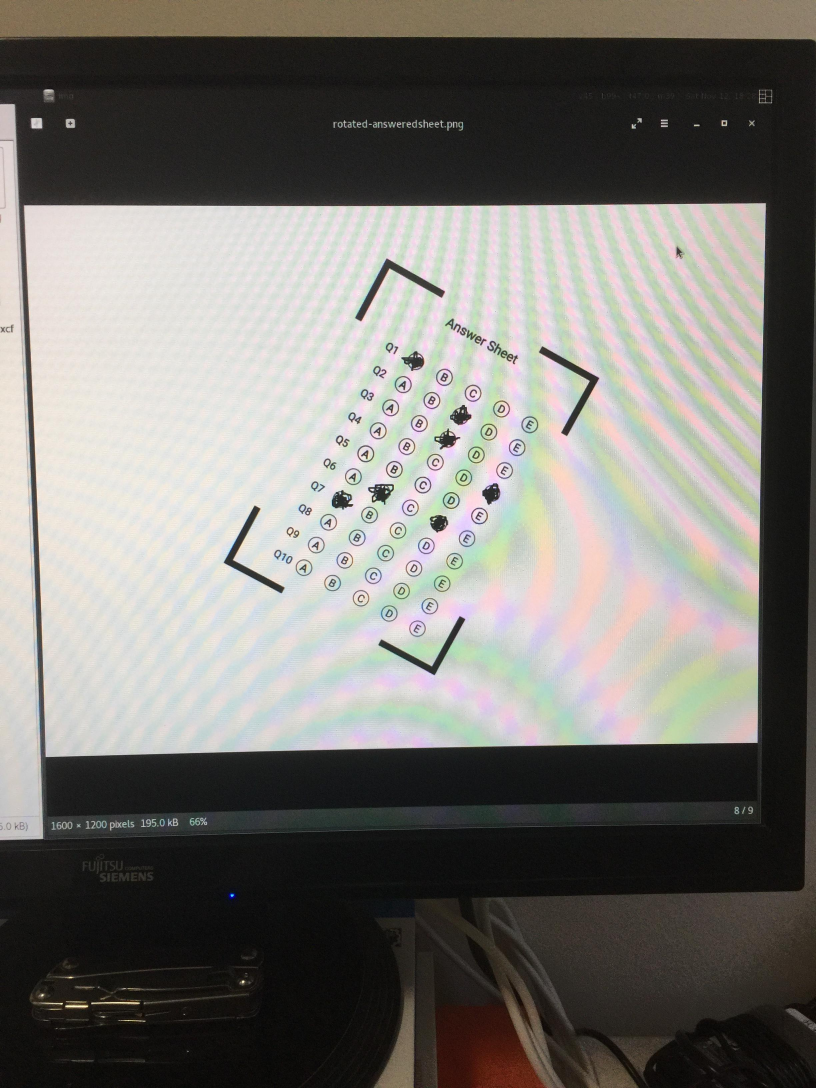
#> input picture grader/img/answered-sheet-photo.jpg, 2448 x 3264 px (shown at 1/3 size)
$ python omr.py --input img/answered-sheet-photo.jpg   (older library calls are emulated)
#> lines starting #> are read from the running program, lines starting #| are printed output that depends on the picture; after the words box and inside, x2 and y2 are one past the last pixel; in counts of white or black regions, pixels touching at a corner belong together
import argparse
import math
import numpy as np
import sys
import cv2


CORNER_FEATS = (
    0.322965313273202,
    0.19188334690998524,
    1.1514327482234812,
    0.998754685666376,
)

TRANSF_SIZE = 512


def normalize(im):
    return cv2.normalize(im, np.zeros(im.shape), 0, 255, norm_type=cv2.NORM_MINMAX)

def get_approx_contour(contour, tol=.01):
    """Get rid of 'useless' points in the contour"""
    epsilon = tol * cv2.arcLength(contour, True)
    return cv2.approxPolyDP(contour, epsilon, True)

def get_contours(image_gray):
    im2, contours, hierarchy = cv2.findContours(
        image_gray, cv2.RETR_TREE, cv2.CHAIN_APPROX_SIMPLE)

    return map(get_approx_contour, contours)

def get_corners(contours):
    return sorted(
        contours,
        key=lambda c: features_distance(CORNER_FEATS, get_features(c)))[:4]

def get_bounding_rect(contour):
    rect = cv2.minAreaRect(contour)
    box = cv2.boxPoints(rect)
    return np.int0(box)

def get_convex_hull(contour):
    return cv2.convexHull(contour)

def get_contour_area_by_hull_area(contour):
    return (cv2.contourArea(contour) /
            cv2.contourArea(get_convex_hull(contour)))

def get_contour_area_by_bounding_box_area(contour):
    return (cv2.contourArea(contour) /
            cv2.contourArea(get_bounding_rect(contour)))

def get_contour_perim_by_hull_perim(contour):
    return (cv2.arcLength(contour, True) /
            cv2.arcLength(get_convex_hull(contour), True))

def get_contour_perim_by_bounding_box_perim(contour):
    return (cv2.arcLength(contour, True) /
            cv2.arcLength(get_bounding_rect(contour), True))

def get_features(contour):
    try:
        return (
            get_contour_area_by_hull_area(contour),
            get_contour_area_by_bounding_box_area(contour),
            get_contour_perim_by_hull_perim(contour),
            get_contour_perim_by_bounding_box_perim(contour),
        )
    except ZeroDivisionError:
        return 4*[np.inf]

def features_distance(f1, f2):
    return np.linalg.norm(np.array(f1) - np.array(f2))

# Default mutable arguments should be harmless here
def draw_point(point, img, radius=5, color=(0, 0, 255)):
    cv2.circle(img, tuple(point), radius, color, -1)

def get_centroid(contour):
    m = cv2.moments(contour)
    x = int(m["m10"] / m["m00"])
    y = int(m["m01"] / m["m00"])
    return (x, y)

def order_points(points):
    """Order points counter-clockwise-ly."""
    origin = np.mean(points, axis=0)

    def positive_angle(p):
        x, y = p - origin
        ang = np.arctan2(y, x)
        return 2 * np.pi + ang if ang < 0 else ang

    return sorted(points, key=positive_angle)

def get_outmost_points(contours):
    all_points = np.concatenate(contours)
    return get_bounding_rect(all_points)

def perspective_transform(img, points):
    """Transform img so that points are the new corners"""

    source = np.array(
        points,
        dtype="float32")

    dest = np.array([
        [TRANSF_SIZE, TRANSF_SIZE],
        [0, TRANSF_SIZE],
        [0, 0],
        [TRANSF_SIZE, 0]],
        dtype="float32")

    img_dest = img.copy()
    transf = cv2.getPerspectiveTransform(source, dest)
    warped = cv2.warpPerspective(img, transf, (TRANSF_SIZE, TRANSF_SIZE))
    return warped

def sheet_coord_to_transf_coord(x, y):
    return map(lambda n: int(np.round(n)), (
        TRANSF_SIZE * x/744.055,
        TRANSF_SIZE * (1 - y/1052.362)
    ))

def get_question_patch(transf, q_number):
    # Top left
    tl = sheet_coord_to_transf_coord(
        200,
        850 - 80 * (q_number - 1)
    )

    # Bottom right
    br = sheet_coord_to_transf_coord(
        650,
        800 - 80 * (q_number - 1)
    )
    return transf[tl[1]:br[1], tl[0]:br[0]]

def get_question_patches(transf):
    for i in range(1, 11):
        yield get_question_patch(transf, i)

def get_alternative_patches(question_patch):
    for i in range(5):
        x0, _ = sheet_coord_to_transf_coord(100 * i, 0)
        x1, _ = sheet_coord_to_transf_coord(50 + 100 * i, 0)
        yield question_patch[:, x0:x1]

def draw_marked_alternative(question_patch, index):
    cx, cy = sheet_coord_to_transf_coord(
        50 * (2 * index + .5),
        50/2)
    draw_point((cx, TRANSF_SIZE - cy), question_patch, radius=5, color=(255, 0, 0))

def get_marked_alternative(alternative_patches):
    means = map(np.mean, alternative_patches)
    sorted_means = sorted(means)

    # Simple heuristic
    if sorted_means[0]/sorted_means[1] > .7:
        return None

    return np.argmin(means)

def get_letter(alt_index):
    return ["A", "B", "C", "D", "E"][alt_index] if alt_index is not None else "N/A"

def get_answers(source_file):
    """Run the full pipeline:

        - Load image
        - Convert to grayscale
        - Filter out high frequencies with a Gaussian kernel
        - Apply threshold
        - Find contours
        - Find corners among all contours
        - Find 'outmost' points of all corners
        - Apply perpsective transform to get a bird's eye view
        - Scan each line for the marked answer
    """
#> called with source_file = 'img/answered-sheet-photo.jpg'

    im_orig = cv2.imread(source_file)
#> im_orig is the input picture: shape (3264, 2448, 3); mean B, G, R 114.4, 119.2, 121.4

    blurred = cv2.GaussianBlur(im_orig, (11, 11), 10)

    im = normalize(cv2.cvtColor(blurred, cv2.COLOR_BGR2GRAY))
#> in normalize, `return cv2.normalize(im, np.zeros(im.shape), 0, 255, norm_type=cv2.NOR..`:
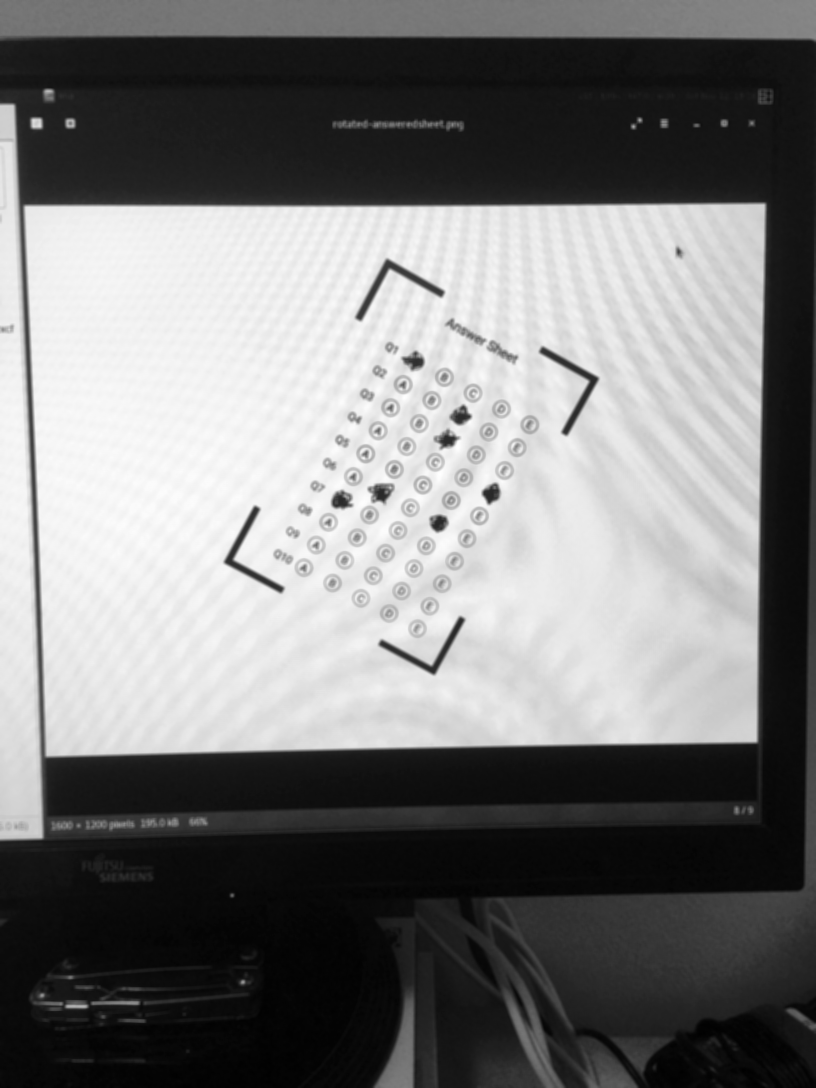
#> returned value: shape (3264, 2448) (shown at 1/3 size); min 0, max 255, mean 122.4

    ret, im = cv2.threshold(im, 127, 255, cv2.THRESH_BINARY)
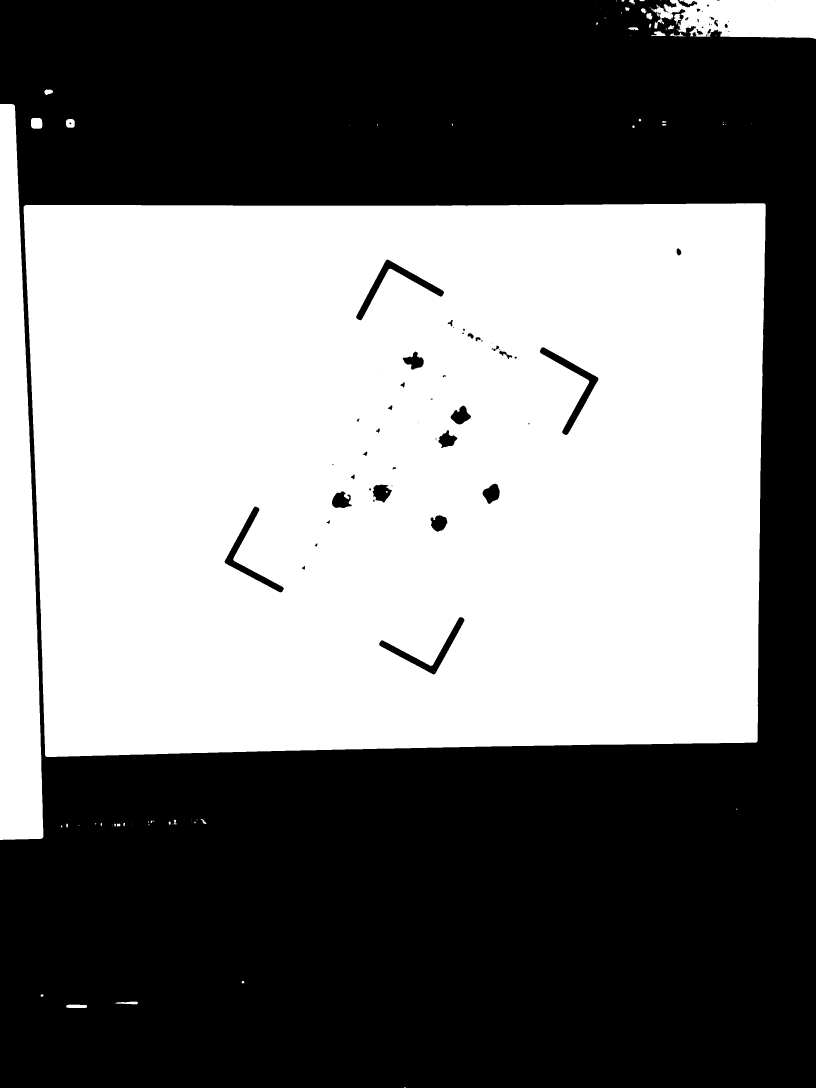
#> im: shape (3264, 2448) (shown at 1/3 size); 47.1% white; 85 white regions (46 under 20 px)

    contours = get_contours(im)
#> in get_contours, `im2, contours, hierarchy = cv2.findContours( image_gray, cv2.RETR_TREE..`: contours = 164 contours, 82 with area under 20; largest, box (x1, y1, x2, y2) and area: (71, 610, 2297, 2271) 3549812, (0, 312, 130, 2520) 198211, (1952, 0, 2448, 117) 44878, (1619, 1041, 1796, 1306) 7754, (1068, 778, 1333, 962) 7692
    corners = get_corners(contours)
#> corners = 4 contours; box (x1, y1, x2, y2) and area: (1068, 778, 1333, 958) 7127, (1622, 1041, 1796, 1306) 7098, (673, 1519, 849, 1778) 6692, (1137, 1856, 1394, 2024) 6514

    cv2.drawContours(im_orig, corners, -1, (0, 255, 0), 3)

    outmost = order_points(get_outmost_points(corners))
#> in get_outmost_points, `all_points = np.concatenate(contours)`: all_points = contour of 24 points, box (x1, y1, x2, y2) (673, 778, 1796, 2024), area 98452
#> in order_points, `origin = np.mean(points, axis=0)`: origin = [1237, 1404]
#> in positive_angle, `x, y = p - origin`: x = 77; y = 626
#> in positive_angle, `ang = np.arctan2(y, x)`: ang = 1.45
#> outmost = [[1314, 2030], [673, 1686], [1160, 778], [1801, 1122]]

    transf = perspective_transform(im_orig, outmost)
#> in perspective_transform, `source = np.array( points, dtype="float32")`: source has the same summary as outmost in get_answers
#> in perspective_transform, `transf = cv2.getPerspectiveTransform(source, dest)`: transf = [[0.62, 0.333, -978.3], [-0.235, 0.438, -68.07], [-1.58e-20, -2.53e-19, 1]]
#> in perspective_transform, `warped = cv2.warpPerspective(img, transf, (TRANSF_SIZE, TRANSF_SIZE))`:
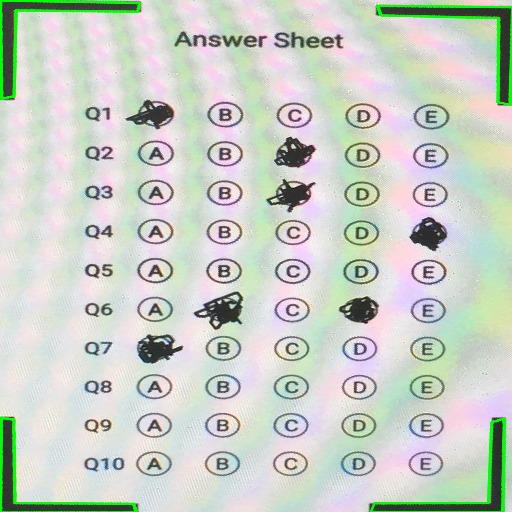
#> warped: shape (512, 512, 3); mean B, G, R 198.2, 207.8, 201.1

    answers = []
    for i, q_patch in enumerate(get_question_patches(transf)):
        alt_index = get_marked_alternative(get_alternative_patches(q_patch))

        if alt_index is not None:
            draw_marked_alternative(q_patch, alt_index)

        answers.append(get_letter(alt_index))
#> this loop made 0 passes
#> after the loop, answers = []

    #cv2.imshow('orig', im_orig)
    #cv2.imshow('blurred', blurred)
    #cv2.imshow('bw', im)

    return answers, transf

def main():
    parser = argparse.ArgumentParser()

    parser.add_argument(
        "--input",
        help="Input image filename",
        required=True,
        type=str)

    parser.add_argument(
        "--output",
        help="Output image filename",
        type=str)

    parser.add_argument(
        "--show",
        action="store_true",
        help="Displays annotated image")

    args = parser.parse_args()

    answers, im = get_answers(args.input)

    for i, answer in enumerate(answers):
        print("Q{}: {}".format(i + 1, answer))

    if args.output:
        cv2.imwrite(args.output, im)
        print("Wrote image to {}".format(args.output))

    if args.show:
        cv2.imshow('trans', im)

        print("Close image window and hit ^C to quit.")
        while True:
            cv2.waitKey()

if __name__ == '__main__':
#> (the run stopped early here; a loop or call above may not have finished)
